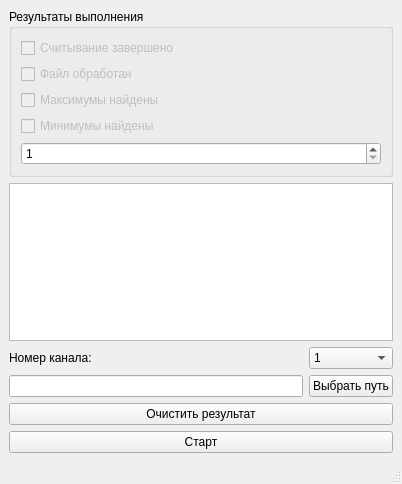
<?xml version="1.0" encoding="UTF-8"?>
<ui version="4.0">
 <class>MainWindow</class>
 <widget class="QMainWindow" name="MainWindow">
  <property name="geometry">
   <rect>
    <x>0</x>
    <y>0</y>
    <width>402</width>
    <height>484</height>
   </rect>
  </property>
  <property name="windowTitle">
   <string>MainWindow</string>
  </property>
  <widget class="QWidget" name="centralwidget">
   <layout class="QGridLayout" name="gridLayout">
    <item row="0" column="0" colspan="2">
     <widget class="QGroupBox" name="gb_result">
      <property name="title">
       <string>Результаты выполнения</string>
      </property>
      <layout class="QFormLayout" name="formLayout">
       <item row="0" column="0">
        <widget class="QCheckBox" name="chB_readSucces">
         <property name="enabled">
          <bool>false</bool>
         </property>
         <property name="text">
          <string>Считывание завершено</string>
         </property>
         <property name="checkable">
          <bool>true</bool>
         </property>
        </widget>
       </item>
       <item row="1" column="0">
        <widget class="QCheckBox" name="chB_procFileSucces">
         <property name="enabled">
          <bool>false</bool>
         </property>
         <property name="text">
          <string>Файл обработан</string>
         </property>
         <property name="checkable">
          <bool>true</bool>
         </property>
        </widget>
       </item>
       <item row="2" column="0">
        <widget class="QCheckBox" name="chB_maxSucess">
         <property name="enabled">
          <bool>false</bool>
         </property>
         <property name="text">
          <string>Максимумы найдены</string>
         </property>
         <property name="checkable">
          <bool>true</bool>
         </property>
        </widget>
       </item>
       <item row="3" column="0">
        <widget class="QCheckBox" name="chB_minSucess">
         <property name="enabled">
          <bool>false</bool>
         </property>
         <property name="text">
          <string>Минимумы найдены</string>
         </property>
        </widget>
       </item>
       <item row="4" column="0" colspan="2">
        <widget class="QSpinBox" name="spinBox">
         <property name="minimum">
          <number>1</number>
         </property>
        </widget>
       </item>
      </layout>
     </widget>
    </item>
    <item row="1" column="0" colspan="2">
     <widget class="QTextEdit" name="te_Result">
      <property name="readOnly">
       <bool>true</bool>
      </property>
     </widget>
    </item>
    <item row="2" column="1">
     <widget class="QComboBox" name="cmB_numCh">
      <item>
       <property name="text">
        <string>1</string>
       </property>
      </item>
      <item>
       <property name="text">
        <string>2</string>
       </property>
      </item>
      <item>
       <property name="text">
        <string>3</string>
       </property>
      </item>
     </widget>
    </item>
    <item row="2" column="0">
     <widget class="QLabel" name="lb_numCh">
      <property name="text">
       <string>Номер канала:</string>
      </property>
     </widget>
    </item>
    <item row="3" column="0">
     <widget class="QLineEdit" name="le_path">
      <property name="readOnly">
       <bool>true</bool>
      </property>
     </widget>
    </item>
    <item row="4" column="0" colspan="2">
     <widget class="QPushButton" name="pb_clearResult">
      <property name="text">
       <string>Очистить результат</string>
      </property>
     </widget>
    </item>
    <item row="5" column="0" colspan="2">
     <widget class="QPushButton" name="pb_start">
      <property name="text">
       <string>Старт</string>
      </property>
      <property name="flat">
       <bool>false</bool>
      </property>
     </widget>
    </item>
    <item row="3" column="1">
     <widget class="QPushButton" name="pb_path">
      <property name="text">
       <string>Выбрать путь</string>
      </property>
     </widget>
    </item>
   </layout>
  </widget>
  <widget class="QMenuBar" name="menubar">
   <property name="geometry">
    <rect>
     <x>0</x>
     <y>0</y>
     <width>402</width>
     <height>21</height>
    </rect>
   </property>
  </widget>
  <widget class="QStatusBar" name="statusbar"/>
 </widget>
 <resources/>
 <connections>
  <connection>
   <sender>pb_clearResult</sender>
   <signal>clicked()</signal>
   <receiver>te_Result</receiver>
   <slot>clear()</slot>
   <hints>
    <hint type="sourcelabel">
     <x>224</x>
     <y>369</y>
    </hint>
    <hint type="destinationlabel">
     <x>211</x>
     <y>248</y>
    </hint>
   </hints>
  </connection>
 </connections>
</ui>
